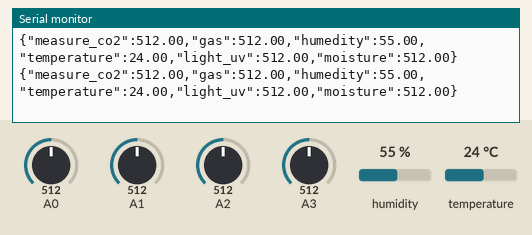
The sketch below on a simulated Arduino Uno, built with avr-gcc and run on an emulated ATmega328P. Parts: the last lines printed to the serial monitor. The inputs (shaded band) are chosen by the test bench; at power-on: A0 = 512, A1 = 512, A2 = 512, A3 = 512, humidity 55 %, temperature 24 °C.

Above: at 3.3 s.
3.4 s: A0 set to 110
At 5.1 s:
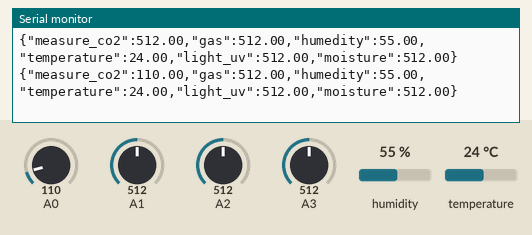
9.6 s: A0 set to 93
At 10.1 s:
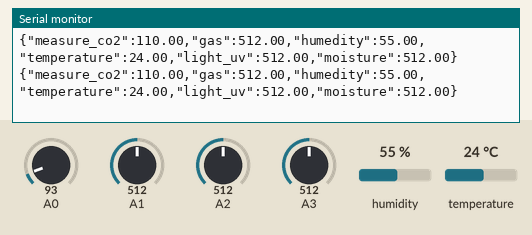
Timing chart, 0 to 12.6 s (numbered marks = the images above; inputs shaded):
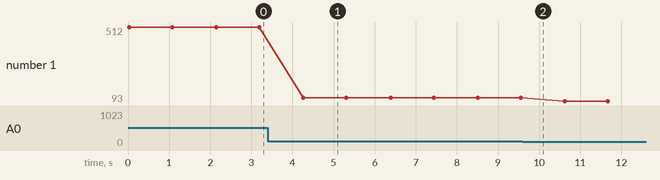

The sketch:

reader_settings.ino
```cpp
#include<DHT.h>

// DHT11 temp-Humidity
#define DHTPIN 3
#define DHTTYPE DHT11
DHT dht(DHTPIN, DHTTYPE);


void setup()
{
  Serial.begin(9600); //serial port - 9600 bps
  dht.begin();
}

void loop()
{
  // MIKROE-1630 CO2 Sensor
  float gas_ac = analogRead(A0);

  //MQ-135 Gas Sensor
  float gas = analogRead(A1);

  //DHT11 - temp-humidity
  float humedity = dht.readHumidity();
  float temperature = dht.readTemperature();

  // GUVA P1918
  float lightUV = analogRead(A2);

  //DFROBOT - Moisture
  float moisture = analogRead(A3);

  Serial.println("{\"measure_co2\":" + (String)gas_ac + ",\"gas\":" + (String)gas + ",\"humedity\":" + (String)humedity + ",\"temperature\":" + (String)temperature + ",\"light_uv\":" + (String)lightUV + ",\"moisture\":" + (String)moisture +"}");
  delay(1000);
}
```

Measured:
- after the input at 3.4 s, the serial monitor: prints a new line after 0.87 s (image 1)
- plotted number 1: 512 → 110 after the input at 3.4 s, 110 → 93 after the input at 9.6 s
